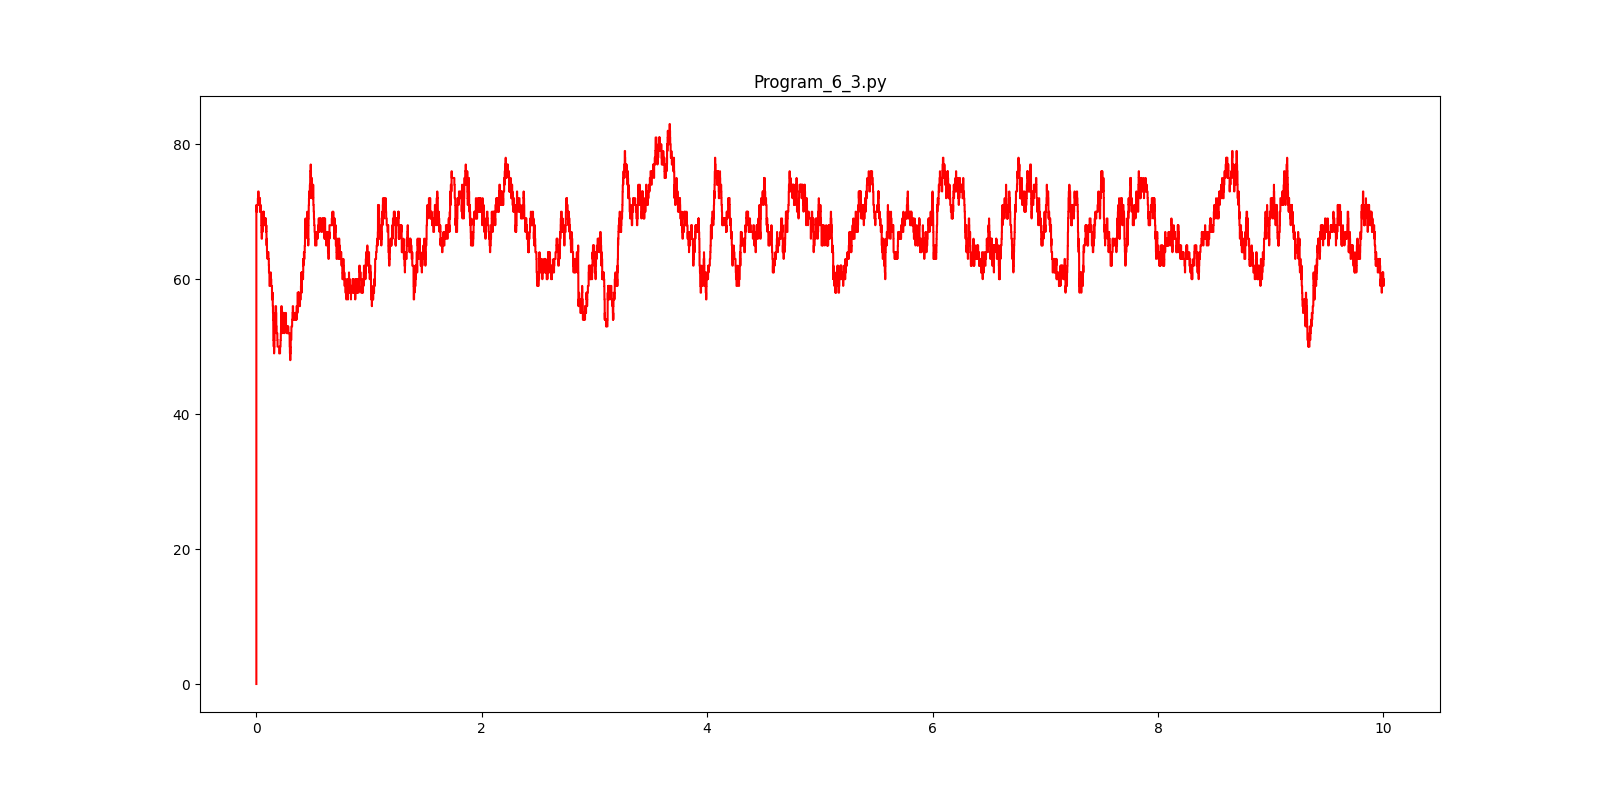

Generate this figure with Python:
#!/usr/bin/env python3

####################################################################
###    This is the PYTHON version of program 6.3 from page 202 of  #
### "Modeling Infectious Disease in humans and animals"            #
### by Keeling & Rohani.										   #
###																   #
### This is a relatively simple stochastic model as only 2 events  #
### are possible: infection or recovery.						   #
### Note: by default we are using a very small population size 	   #
### to highlight the stochasticity.				   				   #
####################################################################

###################################
### Written by Ilias Soumpasis    #
### [email redacted]	  #
###################################

# Environment Preparation
import numpy as np
import pylab as pl

# Parameters
beta=0.03
gamma=1/100.0
Y0=70.0
N0=100.0
ND=MaxTime=10*365.0;


INPUT = Y0

timestep=0.0

# Model Definition
def stoc_eqs(INP,ts):
	Z=INP
	Rate1 = beta*(N0-Z)*Z/N0
	Rate2 = gamma*Z
	R1=pl.rand()
	R2=pl.rand()
	ts = -np.log(R2)/(Rate1+Rate2)
	if R1<(Rate1/(Rate1+Rate2)):
		Z += 1;  # do infection
	else:
		Z -= 1;  # do recovery
	return [Z,ts]

def Stoch_Iteration(INPUT):
	lop=0
	ts=0
	T=[0]
	RES=[0]
	while T[lop] < ND and INPUT > 0:
		[res,ts] = stoc_eqs(INPUT,ts)
		lop=lop+1
		T.append(T[lop-1]+ts)
		RES.append(INPUT)
		lop=lop+1
		T.append(T[lop-1])
		RES.append(res)
		INPUT=res
	return [RES, T]

# Model Run
[RES,t]=Stoch_Iteration(INPUT)

t=np.array(t)
RES=np.array(RES)
### plotting
pl.figure(figsize=(16, 8))
pl.plot(t/365., RES, 'r')
pl.title("Program_6_3.py")
pl.savefig("Program_6_3.png")
pl.show()
